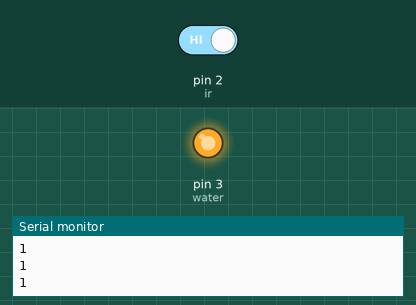
A sketch run on a simulated Arduino Uno, built with avr-gcc and run on an emulated ATmega328P. Parts: output pins drawn as LEDs (lit = HIGH), the last lines printed to the serial monitor. The inputs (shaded band) are chosen by the test bench; at power-on: pin 2 (ir) HIGH.

Above: at 1.2 s.
1.3 s: pin 2 (ir) driven LOW
At 1.7 s:
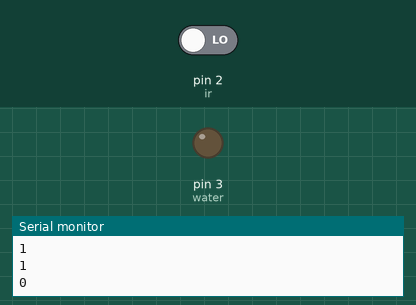
Timing chart, 0 to 4.3 s (numbered marks = the images above; inputs shaded):
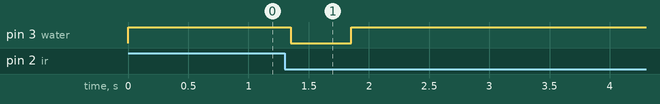

Measured:
- after the input at 1.3 s, pin 3 (water): HIGH → LOW after 0.05 s, → HIGH 0.50 s later

The sketch:

ir_water_filler.ino
```cpp
#define ir 2
#define water 3

void setup() {
  Serial.begin(115200);
  pinMode(ir, INPUT);
  pinMode(water, OUTPUT);
  digitalWrite(water, 1);
  Serial.println("System Ready To Use");
  // put your setup code here, to run once:
}

void loop() {
  Serial.println(digitalRead(ir));
  if (!digitalRead(ir)){
    delay(50);
    digitalWrite(water, 0);
    delay(500);
    digitalWrite(water, 1);
    delay(50);
    while(!digitalRead(ir)){
      delay(10);
    }
    digitalWrite(water, 0);
    delay(500);
    digitalWrite(water, 1);
    delay(50);
  }
  delay(100);
  // put your main code here, to run repeatedly:
}
```
